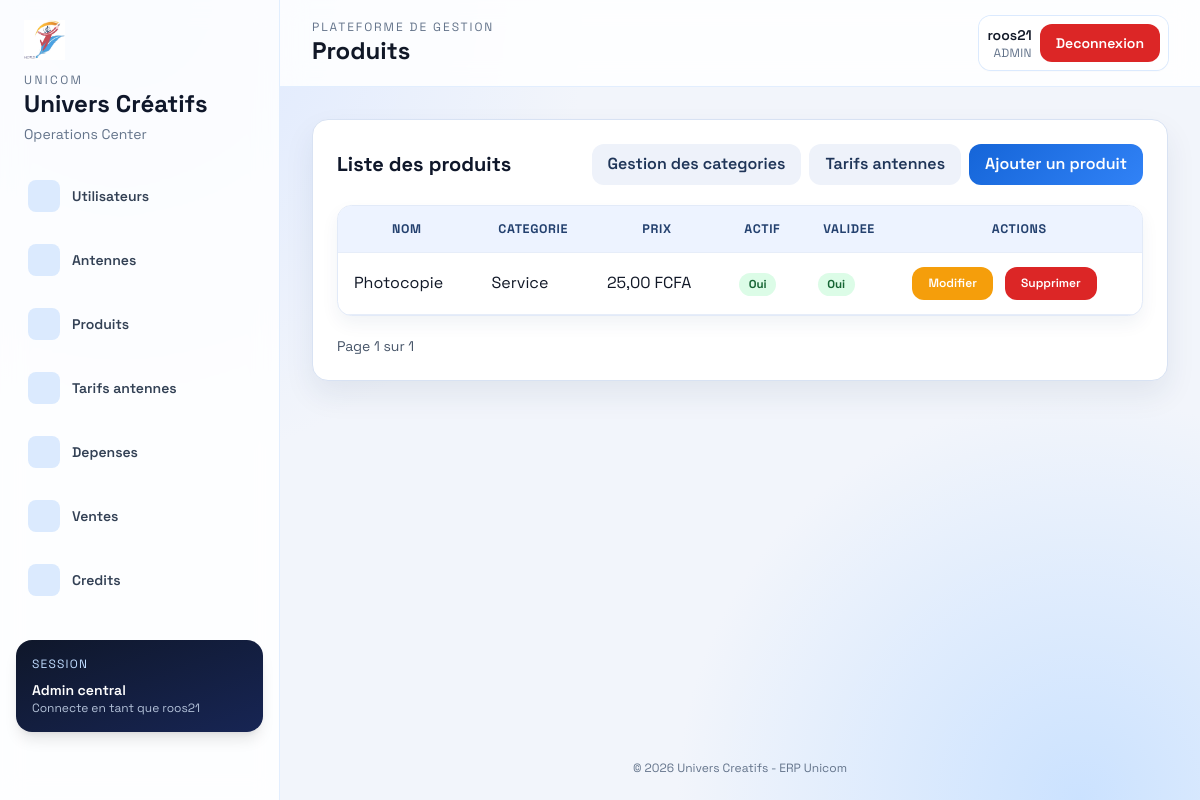
The app's page /sales/products/ (signed in) with its own data.
### accounts/models.py (models this page shows, shortened)
class User(AbstractUser, PermissionsMixin, SoftDeleteMixin):
    class Role(models.TextChoices):
        GERANT = "gerant", "Gérant d'antenne"
        ADMIN = "admin", "Admin central"
        DIRECTEUR = "directeur", "Directeur"
        SUPERVISEUR = "superviseur", "Superviseur régional"
    role = models.CharField(
        max_length=20,
        choices=Role.choices,
        default=Role.GERANT,
        help_text="Détermine les permissions et les accès aux modules."
    )
    antenne = models.ForeignKey(
        'Antenne',
        on_delete=models.PROTECT,
        null=True,
        blank=True,
        related_name='personnel'
    )
    telephone = models.CharField(
        max_length=20,
        blank=True,
        null=True,
        help_text="Numéro de téléphone professionnel"
    )
    is_blocked = models.BooleanField(
        default=False,
        help_text="Blocage manuel : coupe l'accès sans supprimer le compte."
    )
    date_creation = models.DateTimeField(
        auto_now_add=True,
        help_text="Date de création du compte"
    )
    date_derniere_connexion = models.DateTimeField(
        blank=True,
        null=True,
        help_text="Dernière connexion réussie"
    )
    groups = models.ManyToManyField(
        'auth.Group',
        related_name='accounts_user_set',
        related_query_name='accounts_user',
        blank=True,
        help_text='Groupes de permissions de l’utilisateur.'
    )
    user_permissions = models.ManyToManyField(
        'auth.Permission',
        related_name='accounts_user_set',
        related_query_name='accounts_user',
        blank=True,
        help_text='Permissions spécifiques de l’utilisateur.'
    )

### sales/models.py (models this page shows, shortened)
class Product(TimeStampedModel):
    category = models.ForeignKey(Category, on_delete=models.CASCADE)
    name = models.CharField(max_length=150)
    standard_price = models.DecimalField(max_digits=10, decimal_places=2)
    unit = models.CharField(max_length=30, default="unité")  # ex : page, heure, feuille, copie
    is_active = models.BooleanField(default=True)
    is_validated = models.BooleanField(default=False)  # validation par admin
    created_at = models.DateTimeField(auto_now_add=True,null=True, blank=True)

class Category(TimeStampedModel):
    TYPE_CHOICES = [
        ('service', 'Service'),
        ('bien', 'Bien'),
    ]
    name = models.CharField(max_length=100, unique=True)
    type = models.CharField(max_length=10, choices=TYPE_CHOICES)
    is_validated = models.BooleanField(default=False)
    created_at = models.DateTimeField(auto_now_add=True,null=True, blank=True)

### sales/views.py (the view)
# urls.py: path('products/', views.product_list, name='product_list'),
@login_required
def product_list(request):
    products = Product.objects.all().order_by("name")
    paginator = Paginator(products, 15)
    page_obj = paginator.get_page(request.GET.get("page"))
    return render(request, "sales/product_list.html", {"page_obj": page_obj})

### accounts/templatetags/auth_extras.py (called while the page is built)
@register.simple_tag
def role_permissions(role):
    return ROLE_PERMISSIONS.get(role, set())

### templates/sales/product_list.html (shortened to what this page needs)
{% extends 'base.html' %}
{% block page_title %}Produits{% endblock %}
{% block content %}
<div class="space-y-5">
  <div class="flex flex-wrap items-center justify-between gap-3">
    <h2 class="text-xl font-bold text-slate-900">Liste des produits</h2>
    <div class="flex flex-wrap gap-2">
      <a href="{% url 'sales:category_list' %}" class="ui-btn ui-btn-muted">Gestion des categories</a>
      <a href="{% url 'sales:antenna_pricing_list' %}" class="ui-btn ui-btn-muted">Tarifs antennes</a>
      <a href="{% url 'sales:product_create' %}" class="ui-btn ui-btn-primary">Ajouter un produit</a>
    </div>
  </div>
  <div class="overflow-x-auto ui-card">
    <table class="ui-table">
      <thead>
        <tr>
          <th>Nom</th>
          <th>Categorie</th>
          <th>Prix</th>
          <th>Actif</th>
          <th>Validee</th>
          <th>Actions</th>
        </tr>
      </thead>
      <tbody>
        {% for product in page_obj %}
          <tr>
            <td>{{ product.name }}</td>
            <td>{{ product.category.name }}</td>
            <td>{{ product.standard_price }} FCFA</td>
            <td>
              {% if product.is_active %}
                <span class="ui-badge ui-badge-success">Oui</span>
              {% else %}
                <span class="ui-badge ui-badge-danger">Non</span>
              {% endif %}
            </td>
            <td>
              {% if product.is_validated %}
                <span class="ui-badge ui-badge-success">Oui</span>
              {% else %}
                <span class="ui-badge ui-badge-warning">Non</span>
              {% endif %}
            </td>
            <td class="space-x-2">
              <a href="{% url 'sales:product_update' product.pk %}" class="ui-btn text-xs text-white" style="background:#f59e0b;">Modifier</a>
              <a href="{% url 'sales:product_delete' product.pk %}" class="ui-btn ui-btn-danger text-xs">Supprimer</a>
            </td>
          </tr>
        {% empty %}
          <tr>
            <td colspan="6" class="text-center text-slate-500">Aucun produit trouve.</td>
          </tr>
        {% endfor %}
      </tbody>
    </table>
  </div>
  <div class="flex flex-wrap items-center justify-between gap-2">
    <span class="text-sm text-slate-600">Page {{ page_obj.number }} sur {{ page_obj.paginator.num_pages }}</span>
  </div>
</div>
{% endblock %}

### templates/base.html (shortened to what this page needs)
{% load auth_extras %}
{% load static %}
<!DOCTYPE html>
<html lang="fr">
  <head>
    <script src="https://cdn.tailwindcss.com"></script>
    <link rel="stylesheet" href="{% static 'assets/star-admin/vendors/mdi/css/materialdesignicons.min.css' %}" />
    <link rel="stylesheet" href="{% static 'assets/star-admin/vendors/simple-line-icons/css/simple-line-icons.css' %}" />
    <link rel="stylesheet" href="{% static 'css/unicom-theme.css' %}" />
  </head>
  <body class="min-h-screen">
    {% if user.is_authenticated %}
      <div class="layout-grid grid min-h-screen lg:grid-cols-[280px_1fr]">
        <aside class="glass border-r border-blue-100/80 px-4 py-5">
          {% include 'nav/navbar.html' %}
        </aside>
        <div class="flex min-w-0 flex-col">
          <header class="glass sticky top-0 z-20 border-b border-blue-100/80 px-4 py-4 lg:px-8">
            <div class="flex flex-wrap items-center justify-between gap-3">
              <div class="flex items-center gap-3">
                <div>
                <p class="text-xs uppercase tracking-[0.16em] text-slate-500">Plateforme de gestion</p>
                <h1 class="text-xl font-bold lg:text-2xl">
                  {% block page_title %}{% endblock %}
                </h1>
                </div>
              </div>
              <div class="flex items-center gap-2 rounded-xl bg-white/90 p-2 shadow-sm ring-1 ring-blue-100">
                <div class="hidden text-right sm:block">
                  <p class="text-sm font-semibold">{{ user.username }}</p>
                  <p class="text-xs uppercase tracking-wide text-slate-500">{{ user.role }}</p>
                </div>
                <a href="{% url 'accounts:logout' %}" class="ui-btn text-sm text-white" style="background: var(--danger);">
                  Deconnexion
                </a>
              </div>
            </div>
          </header>
          <main class="flex-1 overflow-x-hidden px-4 py-6 lg:px-8 lg:py-8">
            <div class="ui-panel p-4 lg:p-6">
    {% endif %}
              {% block content %}{% endblock %}
    {% if user.is_authenticated %}
            </div>
          </main>
          <footer class="px-4 pb-6 text-center text-xs text-slate-500 lg:px-8">
            &copy; {% now "Y" %} Univers Creatifs - ERP Unicom
          </footer>
        </div>
      </div>
    {% else %}
        </div>
      </main>
    {% endif %}
  </body>
</html>

### templates/nav/navbar.html
{% load auth_extras %}
{% load static %}
<div class="mb-6 px-2">
  <img src="{% static 'img/logo.png' %}" alt="Logo Unicom" class="mb-3 h-10 w-auto" />
  <p class="text-xs uppercase tracking-[0.2em] text-slate-500">Unicom</p>
  <h2 class="text-2xl font-bold text-slate-900">Univers Créatifs</h2>
  <p class="mt-1 text-sm text-slate-500">Operations Center</p>
</div>
{% if user.is_authenticated %}
  {% role_permissions user.role as perms %}
  <nav class="space-y-2">
    {% if 'view_users' in perms %}
      <a href="{% url 'accounts:user_list' %}" class="group flex items-center gap-3 rounded-xl px-3 py-3 text-sm font-semibold text-slate-700 transition hover:bg-blue-600 hover:text-white">
        <span class="inline-flex h-8 w-8 items-center justify-center rounded-lg bg-blue-100 text-blue-700 group-hover:bg-white/20 group-hover:text-white"><i class="mdi mdi-account-group text-lg"></i></span>
        Utilisateurs
      </a>
      <a href="{% url 'accounts:antenna_list' %}" class="group flex items-center gap-3 rounded-xl px-3 py-3 text-sm font-semibold text-slate-700 transition hover:bg-blue-600 hover:text-white">
        <span class="inline-flex h-8 w-8 items-center justify-center rounded-lg bg-blue-100 text-blue-700 group-hover:bg-white/20 group-hover:text-white"><i class="mdi mdi-access-point-network text-lg"></i></span>
        Antennes
      </a>
    {% endif %}
    <a href="{% url 'sales:product_list' %}" class="group flex items-center gap-3 rounded-xl px-3 py-3 text-sm font-semibold text-slate-700 transition hover:bg-blue-600 hover:text-white">
      <span class="inline-flex h-8 w-8 items-center justify-center rounded-lg bg-blue-100 text-blue-700 group-hover:bg-white/20 group-hover:text-white"><i class="mdi mdi-package-variant-closed text-lg"></i></span>
      Produits
    </a>
    <a href="{% url 'sales:antenna_pricing_list' %}" class="group flex items-center gap-3 rounded-xl px-3 py-3 text-sm font-semibold text-slate-700 transition hover:bg-blue-600 hover:text-white">
      <span class="inline-flex h-8 w-8 items-center justify-center rounded-lg bg-blue-100 text-blue-700 group-hover:bg-white/20 group-hover:text-white"><i class="mdi mdi-cash-multiple text-lg"></i></span>
      Tarifs antennes
    </a>
    {% if 'view_depenses' in perms %}
      <a href="{% url 'expenses:expense_list' %}" class="group flex items-center gap-3 rounded-xl px-3 py-3 text-sm font-semibold text-slate-700 transition hover:bg-blue-600 hover:text-white">
        <span class="inline-flex h-8 w-8 items-center justify-center rounded-lg bg-blue-100 text-blue-700 group-hover:bg-white/20 group-hover:text-white"><i class="mdi mdi-file-document-outline text-lg"></i></span>
        Depenses
      </a>
    {% endif %}
    {% if 'manage_antennes' in perms %}
      <a href="{% url 'sales:sale_list' %}" class="group flex items-center gap-3 rounded-xl px-3 py-3 text-sm font-semibold text-slate-700 transition hover:bg-blue-600 hover:text-white">
        <span class="inline-flex h-8 w-8 items-center justify-center rounded-lg bg-blue-100 text-blue-700 group-hover:bg-white/20 group-hover:text-white"><i class="mdi mdi-cart-outline text-lg"></i></span>
        Ventes
      </a>
      <a href="{% url 'sales:credit_list' %}" class="group flex items-center gap-3 rounded-xl px-3 py-3 text-sm font-semibold text-slate-700 transition hover:bg-blue-600 hover:text-white">
        <span class="inline-flex h-8 w-8 items-center justify-center rounded-lg bg-blue-100 text-blue-700 group-hover:bg-white/20 group-hover:text-white"><i class="mdi mdi-credit-card-outline text-lg"></i></span>
        Credits
      </a>
    {% endif %}
  </nav>
  <div class="mt-8 rounded-2xl bg-gradient-to-br from-slate-900 to-blue-950 p-4 text-white shadow-lg">
    <p class="text-xs uppercase tracking-widest text-blue-200">Session</p>
    <p class="mt-2 text-sm font-semibold">{{ user.get_role_display|default:user.role }}</p>
    <p class="text-xs text-blue-100/80">Connecte en tant que {{ user.username }}</p>
  </div>
{% endif %}

### static/css/unicom-theme.css (style rules this page uses)
:root { --bg: #f2f5fb; --surface: #ffffff; --surface-muted: #e9eef9; --ink: #111827; --muted: #5f6f8a; --primary: #1565d8; --primary-strong: #0a47a5; --accent: #f59e0b; --danger: #dc2626; }
* { font-family: "Space Grotesk", sans-serif; }
body { background: radial-gradient(circle at 10% 0%, #dbe7ff 0%, transparent 35%), radial-gradient(circle at 90% 100%, #cbe2ff 0%, transparent 30%), var(--bg); color: var(--ink); }
.glass { background: rgba(255, 255, 255, 0.85); backdrop-filter: blur(12px); }
.ui-panel { background: var(--surface); border: 1px solid #d8e2f3; border-radius: 1rem; box-shadow: 0 14px 30px rgba(24, 53, 95, 0.08); }
.ui-card { background: #fff; border: 1px solid #e2eaf8; border-radius: 0.9rem; box-shadow: 0 8px 18px rgba(24, 53, 95, 0.06); }
.ui-btn { display: inline-flex; align-items: center; justify-content: center; border-radius: 0.75rem; padding: 0.55rem 1rem; font-weight: 600; transition: all 180ms ease; }
.ui-btn-primary { background: linear-gradient(135deg, var(--primary), #3182f6); color: #fff; }
.ui-btn-muted { background: #eef2fa; color: #1f3558; }
.ui-btn-danger { background: #dc2626; color: #fff; }
.ui-table { width: 100%; border-collapse: separate; border-spacing: 0; }
.ui-table th { background: #edf3ff; color: #24416f; font-size: 0.78rem; text-transform: uppercase; letter-spacing: 0.05em; }
.ui-table th, .ui-table td { padding: 0.85rem 1rem; border-bottom: 1px solid #e6edf9; }
.ui-badge { display: inline-flex; align-items: center; border-radius: 9999px; padding: 0.2rem 0.6rem; font-size: 0.72rem; font-weight: 700; }
.ui-badge-success { background: #dcfce7; color: #166534; }

### records on screen
User: role "Admin central", username "roos21", role "ADMIN"
Product: name "Photocopie", category.name "Service", standard_price "25,00", is_active "Oui", is_validated "Oui"

### other values on screen
{{ page_obj.number }} "1"
{{ page_obj.paginator.num_pages }} "1"
